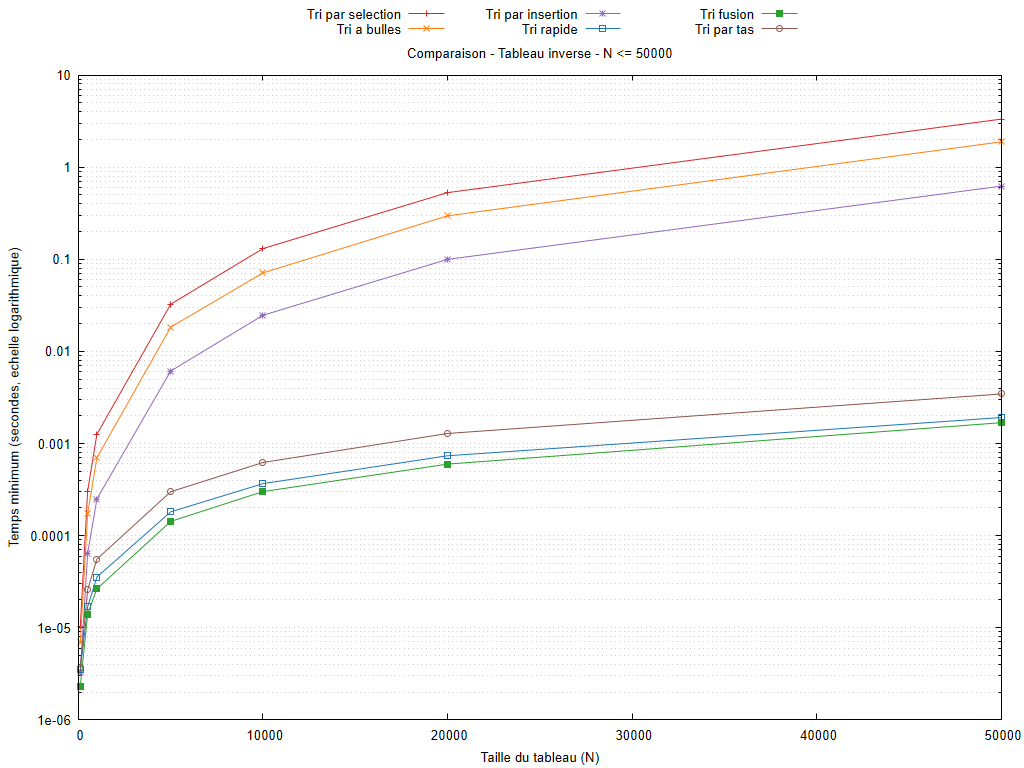

Source code (gnuplot):
set encoding utf8
set terminal pngcairo size 1024,768 font 'Arial,10'
set output 'graphiques/20261010_184935/comparaisons/decroissant_algos_3f_max_50000_log.png'
set datafile missing 'non_mesure'
set datafile separator ';'
set title 'Comparaison - Tableau inverse - N <= 50000'
set xlabel 'Taille du tableau (N)'
set ylabel 'Temps minimum (secondes, echelle logarithmique)'
set logscale y 10
set format y '%.3g'
set grid ytics mytics
set key outside top center horizontal maxcols 3
set xrange [0:50000]
plot 'resultats/20261010_184935/decroissant.csv' every ::1 using 1:(column(1)<=50000 && column(2)>0 ? column(2) : 1/0) title 'Tri par selection' with linespoints lc rgb '#d62728', 'resultats/20261010_184935/decroissant.csv' every ::1 using 1:(column(1)<=50000 && column(4)>0 ? column(4) : 1/0) title 'Tri a bulles' with linespoints lc rgb '#ff7f0e', 'resultats/20261010_184935/decroissant.csv' every ::1 using 1:(column(1)<=50000 && column(6)>0 ? column(6) : 1/0) title 'Tri par insertion' with linespoints lc rgb '#9467bd', 'resultats/20261010_184935/decroissant.csv' every ::1 using 1:(column(1)<=50000 && column(8)>0 ? column(8) : 1/0) title 'Tri rapide' with linespoints lc rgb '#1f77b4', 'resultats/20261010_184935/decroissant.csv' every ::1 using 1:(column(1)<=50000 && column(10)>0 ? column(10) : 1/0) title 'Tri fusion' with linespoints lc rgb '#2ca02c', 'resultats/20261010_184935/decroissant.csv' every ::1 using 1:(column(1)<=50000 && column(12)>0 ? column(12) : 1/0) title 'Tri par tas' with linespoints lc rgb '#8c564b'
unset output
